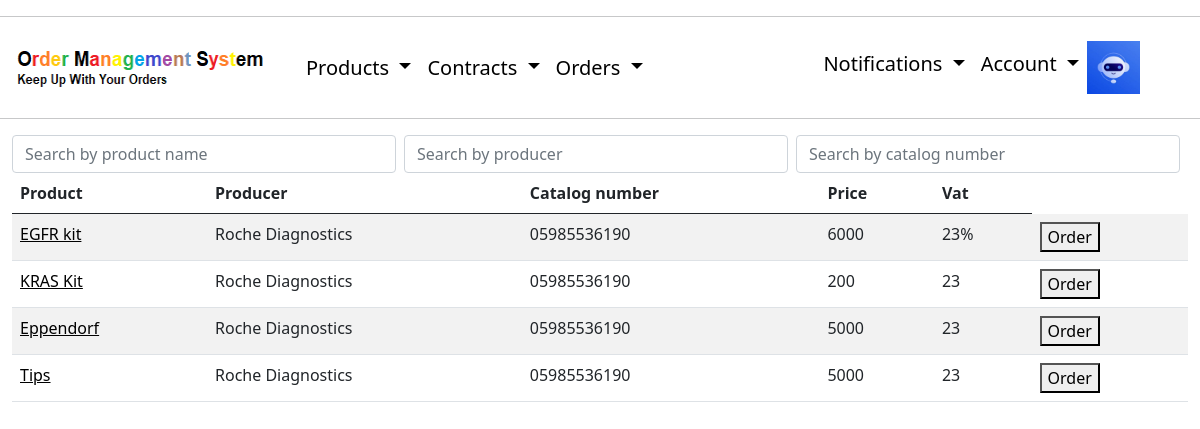
Screenshot of /products/ (signed in) with the database file from the repository.
### users/models.py (models this page shows, shortened)
class Profile(models.Model):
    user = models.OneToOneField(User, on_delete = models.CASCADE)
    image = models.ImageField(default='default.jpg', upload_to='profile_pics')
    company = models.ForeignKey(Company, null=True, on_delete=models.SET_NULL)

### layout/models.py (models this page shows, shortened)
class Product(models.Model):
    name = models.CharField(max_length=100)
    catalog_number = models.CharField(max_length=100, default='0000')
    impuls_number = models.CharField(max_length=100,default='0000')
    producer = models.CharField(max_length=100)
    description = models.TextField()
    price = models.CharField(max_length=100)
    vat = models.CharField(max_length=100,default='%')
    author = models.ForeignKey(User, null=True, on_delete=models.SET_NULL)

### layout/views.py (the view, shortened to what this page needs)
# urls.py: path('products/', ProductListView.as_view(), name = 'products-list'),
class ProductListView(CompanyAndLoginRequiredMixin, ListView):
    model = Product
    template_name = 'layout/product_list.html'
    context_object_name = 'products'
    def get_queryset(self):
        queryset = Product.objects.filter(author__profile__company = self.request.user.profile.company)
        return queryset

### layout/views.py (called while the page is built)
    def dispatch(self, request, *args, **kwargs):
        if not request.user.is_authenticated:
            messages.info(request, "You Have to login or create account first.")
            return redirect('login')
        elif not request.user.profile.company:
            messages.info(request, "You Have to login or create company first.")
            return redirect('create-company')
        return super().dispatch(request, *args, **kwargs)

### layout/templates/layout/product_list.html (shortened to what this page needs)
{% extends "layout/base.html" %}
{% block content %}
<form class="d-flex" role="search">
  <input class="form-control me-2" type="search" placeholder="Search by product name" id="myInputProduct" onkeyup="filter()">
  <input class="form-control me-2" type="search" placeholder="Search by producer" id="myInputProducer" onkeyup="filter()">
  <input class="form-control me-2" type="search" placeholder="Search by catalog number" id="myInputCatNo" onkeyup="filter()">
</form>
    <table class="table table-striped table-hover" id="myTable">
        <thead>
            <tr>
            <th>Product</th>
            <th>Producer</th>
            <th>Catalog number</th>
            <th>Price</th>
            <th>Vat</th>
            </tr>
        </thead>
            {% for product in products %}
                <tr>
                <td><a href="{% url 'product-detail' product.id %}" >{{ product.name }}</a></td>
                <td>{{ product.producer }}</td>
                <td>{{ product.catalog_number }}</td>
                <td>{{ product.price }}</td>
                <td>{{ product.vat }}</td>
                <form method="post">
                    <td><button name="myButton{{product.name}}" class="float-left submit-button" type="submit" value="clicked">Order</button>
                </form>
            {% endfor %}
        </tr>
    </table>
{% endblock content %}

### layout/templates/layout/base.html (shortened to what this page needs)
{% load static %}
<!DOCTYPE html>
<html lang="en">
<head>
  <link rel="stylesheet" type="text/css" href="{% static 'layout/static.css' %}">
	<link href="https://cdn.jsdelivr.net/npm/bootstrap@5.0.0/dist/css/bootstrap.min.css" rel="stylesheet" >
</head>
<hr>
<body>
	<nav class="navbar navbar-expand-lg bg-white">
    <div class="container-fluid">
      <a href="{% url 'home' %}">
        <img id= "logo" src="{% static 'layout/data/OMS_LOGO.png' %}" alt="OMS-logo" height="53" width="286"/>
      </a>
      {% if user.is_authenticated %}
      <div class="collapse navbar-collapse" id="navbarScroll">
        <ul class="navbar-nav me-auto my-2 my-lg-0 navbar-nav-scroll" style="--bs-scroll-height: 100px;">
          <li class="nav-item dropdown">
            <a class="nav-link dropdown-toggle" href="#" role="button" data-bs-toggle="dropdown" aria-expanded="false">
              Products
            </a>
          </li>
          <li class="nav-item dropdown">
            <a class="nav-link dropdown-toggle" href="#" role="button" data-bs-toggle="dropdown" aria-expanded="false">
              Contracts
            </a>
          </li>
          <li class="nav-item dropdown">
            <a class="nav-link dropdown-toggle" href="#" role="button" data-bs-toggle="dropdown" aria-expanded="false">
              Orders
            </a>
          </li>
        </ul>
      </div>
      {% endif %}
      <div>
        <ul class="navbar-nav me-auto my-2 my-lg-0 navbar-nav-scroll" style="--bs-scroll-height: 100px;">
          {% if user.is_authenticated %}
          <li class="nav-item dropdown">
            <a class="nav-link dropdown-toggle" href="#" role="button" data-bs-toggle="dropdown" aria-expanded="false">
              Notifications
            </a>
          </li>
          <li class="nav-item dropdown">
            <a class="nav-link dropdown-toggle" href="#" role="button" data-bs-toggle="dropdown" aria-expanded="false">
              Account
            </a>
          </li>
          <li class="nav-item">
            <img src="{{ user.profile.image.url }}" alt="account-photo" height="53" width="53"/>
          </li>
          {% endif %}
        </ul>
      </div>
    </div>
  </nav>
<hr>
  <main role="main" class="container-fluid">
    {% block content %}{% endblock %}
  </main>
</body>
</html>

### layout/static/layout/static.css (style rules this page uses)
nav .navbar-nav li a { font-size: 20px; }
a { color: rgb(0, 0, 0) !important; }
nav .container-fluid { padding-right: 5%; }
#logo { padding-right: 10%; }

### rows the page displays
Product: name "EGFR kit", producer "Roche Diagnostics", catalog_number "05985536190", price "6000", vat "23%"
Product: name "KRAS Kit", producer "Roche Diagnostics", catalog_number "05985536190", price "200", vat "23"
Product: name "Eppendorf", producer "Roche Diagnostics", catalog_number "05985536190", price "5000", vat "23"
Product: name "Tips", producer "Roche Diagnostics", catalog_number "05985536190", price "5000", vat "23"
